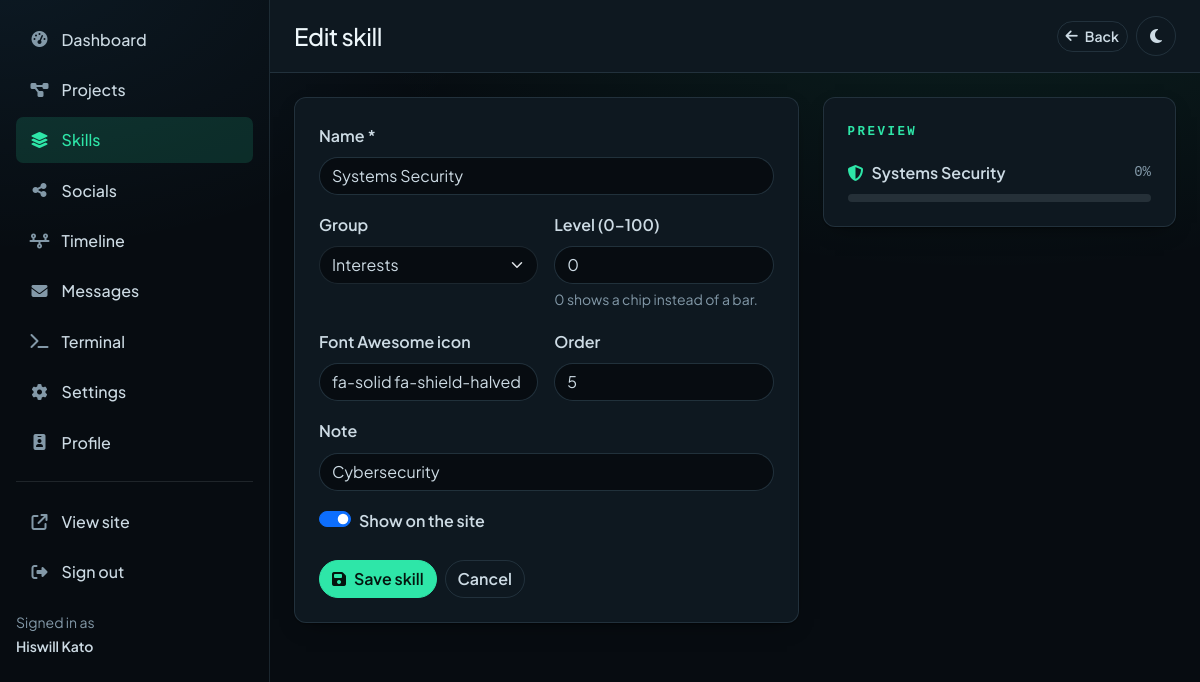
Before: /admin/skill.php?id=19 (signed in) with the older database file.
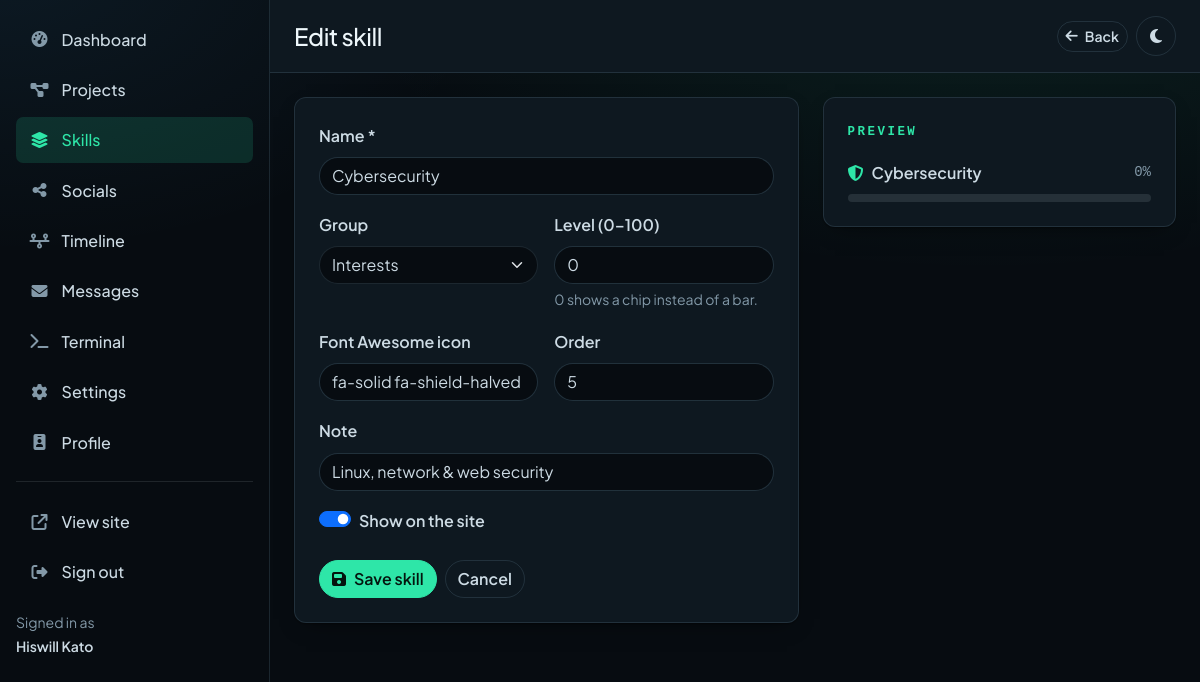
After: the same page with the newer database file.
### tables this page shows
CREATE TABLE skills (
  id       INT UNSIGNED NOT NULL AUTO_INCREMENT,
  name     VARCHAR(80)  NOT NULL,
  category ENUM('language','stack','interest','practice') NOT NULL DEFAULT 'language',
  level    TINYINT UNSIGNED NOT NULL DEFAULT 0,
  icon     VARCHAR(60)  NOT NULL DEFAULT '',
  note     VARCHAR(200) NOT NULL DEFAULT '',
  sort     INT UNSIGNED NOT NULL DEFAULT 0,
  shown    TINYINT(1)   NOT NULL DEFAULT 1,
  PRIMARY KEY (id)
);

### app/db.php (called while the page is built, shortened)
<?php
function db(): mysqli
{
    static $conn = null;
    if ($conn === null) {
        try {
            $conn = new mysqli(DB_HOST, DB_USER, DB_PASS, DB_NAME);
            $conn->set_charset('utf8mb4');
        } catch (mysqli_sql_exception $problem) {
            http_response_code(503);
            $detail = SHOW_ERRORS ? '<p><code>' . htmlspecialchars($problem->getMessage()) . '</code></p>' : '';
            exit('<!doctype html><meta charset="utf-8"><title>Database unavailable</title>'
                . '<div style="font:16px/1.6 system-ui;max-width:36rem;margin:14vh auto;padding:0 1.5rem">'
                . '<h1 style="font-size:1.4rem">The database is not reachable.</h1>'
                . $detail
                . '<p>Check the <code>DB_*</code> values in <code>app/config.php</code> and that MariaDB is running.</p>'
                . '</div>');
        }
    }
    return $conn;
}
function query(string $sql, array $args = []): mysqli_stmt
{
    $statement = db()->prepare($sql);
    if ($args !== []) {
        $types = '';
        foreach ($args as $value) {
            $types .= is_int($value) ? 'i' : (is_float($value) ? 'd' : 's');
        }
        $bound = [$types];
        foreach ($args as $index => $ignored) {
            $bound[] = &$args[$index];
        }
        call_user_func_array([$statement, 'bind_param'], $bound);
    }
    $statement->execute();
    return $statement;
}
function one(string $sql, array $args = []): ?array
{
    $row = query($sql, $args)->get_result()->fetch_assoc();
    return $row ?: null;
}

### app/data.php (called while the page is built, shortened)
<?php
function categories(): array
{
    return [
        'language' => 'Languages',
        'stack' => 'Tools & Platforms',
        'interest' => 'Interests',
        'practice' => 'Hands-on Skills',
    ];
}

### admin/skill.php (the view, shortened to what the changed rows need)
<?php
$id  = (int) ($_GET['id'] ?? 0);
$row = $id > 0 ? one('SELECT * FROM skills WHERE id = ?', [$id]) : null;
$data = [
    'name'     => $row['name']     ?? '',
    'category' => $row['category'] ?? 'language',
    'level'    => (int) ($row['level'] ?? 0),
    'icon'     => $row['icon']     ?? 'fa-solid fa-code',
    'note'     => $row['note']     ?? '',
    'sort'     => (int) ($row['sort'] ?? 0),
    'shown'    => (int) ($row['shown'] ?? 1),
];
require __DIR__ . '/parts/header.php';
?>
<div class="row g-4">
    <div class="col-lg-7">
        <div class="card p-4">
            <form method="post" action="<?= panel('skill' . ($id ? '?id=' . $id : '')) ?>">
                <label class="form-label fw-semibold" for="name">Name *</label>
                <input class="form-control mb-3" id="name" name="name" value="<?= e($data['name']) ?>" required autofocus>
                <div class="row g-3">
                    <div class="col-md-6">
                        <label class="form-label fw-semibold" for="category">Group</label>
                        <select class="form-select" id="category" name="category">
                            <?= options(categories(), $data['category']) ?>
                        </select>
                    </div>
                    <div class="col-md-6">
                        <label class="form-label fw-semibold" for="level">Level (0–100)</label>
                        <input class="form-control" id="level" name="level" type="number" min="0" max="100" value="<?= (int) $data['level'] ?>">
                        <div class="form-text">0 shows a chip instead of a bar.</div>
                    </div>
                    <div class="col-md-6">
                        <label class="form-label fw-semibold" for="icon">Font Awesome icon</label>
                        <input class="form-control" id="icon" name="icon" value="<?= e($data['icon']) ?>">
                    </div>
                    <div class="col-md-6">
                        <label class="form-label fw-semibold" for="sort">Order</label>
                        <input class="form-control" id="sort" name="sort" type="number" value="<?= (int) $data['sort'] ?>">
                    </div>
                    <div class="col-12">
                        <label class="form-label fw-semibold" for="note">Note</label>
                        <input class="form-control" id="note" name="note" value="<?= e($data['note']) ?>" maxlength="200">
                    </div>
                    <div class="col-12">
                        <div class="form-check form-switch">
                            <input class="form-check-input" type="checkbox" role="switch" id="shown" name="shown" <?= $data['shown'] ? 'checked' : '' ?>>
                            <label class="form-check-label fw-semibold" for="shown">Show on the site</label>
                        </div>
                    </div>
                </div>
                <div class="d-flex gap-2 mt-4">
                    <button class="btn btn-primary" type="submit"><?= icon('fa-solid fa-floppy-disk') ?> Save skill</button>
                    <a class="btn btn-ghost" href="<?= panel('skills') ?>">Cancel</a>
                </div>
            </form>
        </div>
    </div>
    <div class="col-lg-5">
        <div class="card p-4">
            <div class="d-flex justify-content-between align-items-center mb-2">
                <span class="fw-semibold"><i class="<?= e($data['icon']) ?> text-primary me-2"></i><?= e($data['name'] ?: 'Skill name') ?></span>
                <span class="mono small text-body-secondary"><?= (int) $data['level'] ?>%</span>
            </div>
        </div>
    </div>
</div>
<?php require __DIR__ . '/parts/footer.php'; ?>

Changed rows visible on the page:
changed skills "Cybersecurity": name "Systems Security" → "Cybersecurity"; note "Cybersecurity" → "Linux, network & web security"
